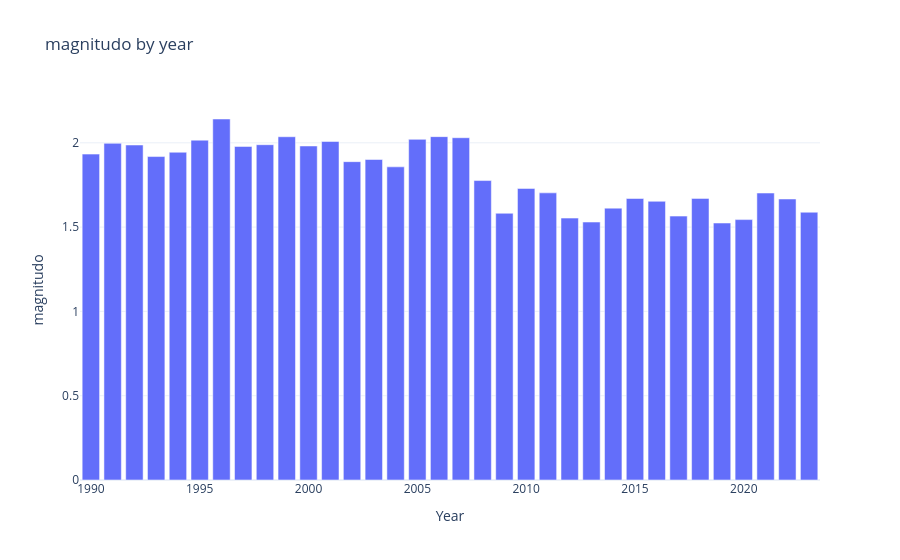

The notebook cell saved with this chart:
### Markdown cell above
### Step 10 — Average Magnitude by Year
Extract the year from the date column and plot the average earthquake magnitude per year as a bar chart.

### Code cell
# Extract year from the date column
df['year'] = pd.to_datetime(df['date'], format='mixed').dt.year

# Calculate average magnitude per year
magnitudo_by_year = df.groupby('year')['magnitudo'].mean().reset_index()

# Bar plot: average magnitude by year
fig = px.bar(
    magnitudo_by_year,
    x='year', y='magnitudo',
    title='Average Earthquake Magnitude by Year',
    labels={'year': 'Year', 'magnitudo': 'Avg Magnitude'}
)
fig.show()

### Figure 1 — Plotly figure (JSON) as saved in the notebook; plotly's stock layout.template omitted (floating-point values rounded to 4 significant figures)
{"data": [{"hovertemplate": "Year=%{x}<br>magnitudo=%{y}<extra></extra>", "legendgroup": "", "marker": {"color": "#636efa", "pattern": {"shape": ""}}, "name": "", "orientation": "v", "showlegend": false, "textposition": "auto", "type": "bar", "x": [1990, 1991, 1992, 1993, 1994, 1995, 1996, 1997, 1998, 1999, 2000, 2001, 2002, 2003, 2004, 2005, 2006, 2007, 2008, 2009, 2010, 2011, 2012, 2013, 2014, 2015, 2016, 2017, 2018, 2019, 2020, 2021, 2022, 2023], "xaxis": "x", "y": [1.933, 1.997, 1.987, 1.918, 1.944, 2.016, 2.141, 1.978, 1.989, 2.036, 1.981, 2.008, 1.888, 1.901, 1.857, 2.02, 2.037, 2.03, 1.776, 1.582, 1.729, 1.703, 1.553, 1.53, 1.613, 1.67, 1.653, 1.565, 1.67, 1.524, 1.544, 1.702, 1.667, 1.588], "yaxis": "y"}], "layout": {"barmode": "relative", "legend": {"tracegroupgap": 0}, "title": {"text": "magnitudo by year"}, "xaxis": {"anchor": "y", "domain": [0, 1], "title": {"text": "Year"}}, "yaxis": {"anchor": "x", "domain": [0, 1], "title": {"text": "magnitudo"}}}}
